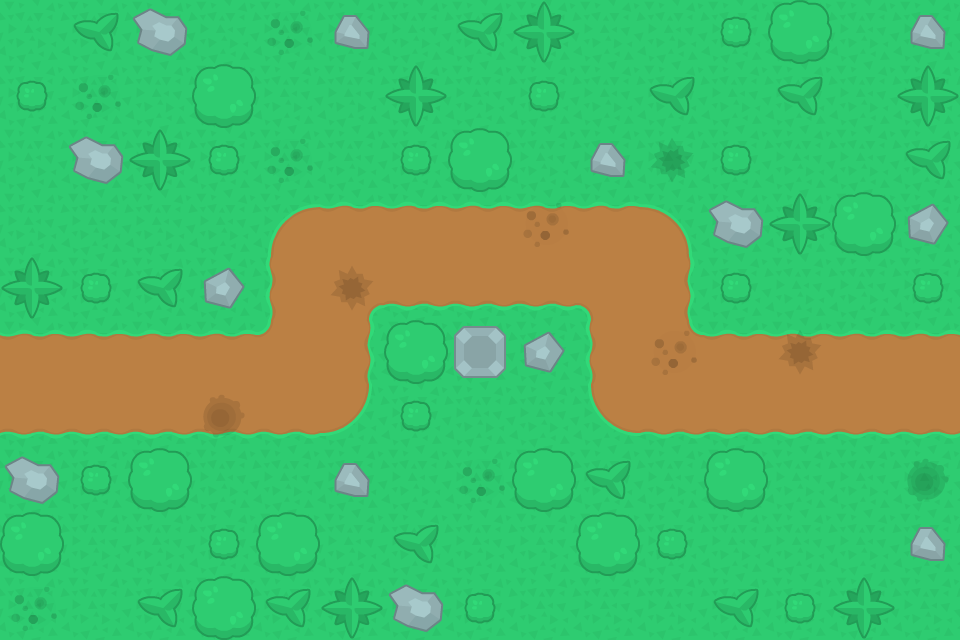

Rendered tile map (Tiled .tmx) drawn with the repository's tilesets; below, a short description and the full map source, tile grids included:
An orthogonal 15x10 tile map with 64x64 px tiles, 3 tile layers (Tiles, Locations, Decorations), 2 tilesets and 1 object (Waypoints).

<map version="1.10" tiledversion="1.10.2" orientation="orthogonal" renderorder="right-down" width="15" height="10" tilewidth="64" tileheight="64" infinite="0" nextlayerid="5" nextobjectid="4">
 <tileset firstgid="1" source="Tilesets/Tiles.tsx" />
 <tileset firstgid="15" source="Tilesets/Decorations.tsx" />
 <layer id="1" name="Tiles" width="15" height="10" locked="1">
  <data encoding="csv">
2,2,2,2,2,2,2,2,2,2,2,2,2,2,2,
2,2,2,2,2,2,2,2,2,2,2,2,2,2,2,
2,2,2,2,2,2,2,2,2,2,2,2,2,2,2,
2,2,2,2,7,3,3,3,3,3,8,2,2,2,2,
2,2,2,2,5,11,4,4,4,12,6,2,2,2,2,
3,3,3,3,14,6,2,2,2,5,13,3,3,3,3,
4,4,4,4,4,10,2,2,2,9,4,4,4,4,4,
2,2,2,2,2,2,2,2,2,2,2,2,2,2,2,
2,2,2,2,2,2,2,2,2,2,2,2,2,2,2,
2,2,2,2,2,2,2,2,2,2,2,2,2,2,2
</data>
 </layer>
 <layer id="3" name="Locations" width="15" height="10" locked="1">
  <data encoding="csv">
0,0,0,0,0,0,0,0,0,0,0,0,0,0,0,
0,0,0,0,0,0,0,0,0,0,0,0,0,0,0,
0,0,0,0,0,0,0,0,0,0,0,0,0,0,0,
0,0,0,0,0,0,0,0,0,0,0,0,0,0,0,
0,0,0,0,0,0,0,0,0,0,0,0,0,0,0,
0,0,0,0,0,0,0,1,0,0,0,0,0,0,0,
0,0,0,0,0,0,0,0,0,0,0,0,0,0,0,
0,0,0,0,0,0,0,0,0,0,0,0,0,0,0,
0,0,0,0,0,0,0,0,0,0,0,0,0,0,0,
0,0,0,0,0,0,0,0,0,0,0,0,0,0,0
</data>
 </layer>
 <layer id="4" name="Decorations" width="15" height="10" locked="1">
  <data encoding="csv">
0,18,19,0,24,21,0,18,17,0,0,16,15,0,21,
16,24,0,15,0,0,17,0,16,0,18,0,18,0,17,
0,19,17,16,24,0,16,15,0,21,23,16,0,0,18,
0,0,0,0,0,0,0,0,24,0,0,19,17,15,20,
17,16,18,20,0,23,0,0,0,0,0,16,0,0,16,
0,0,0,0,0,0,15,0,20,0,24,0,23,0,0,
0,0,0,22,0,0,16,0,0,0,0,0,0,0,0,
19,16,15,0,0,21,0,24,15,18,0,15,0,0,22,
15,0,0,16,15,0,18,0,0,15,16,0,0,0,21,
24,0,18,15,18,17,19,16,0,0,0,18,16,17,0
</data>
 </layer>
 <objectgroup id="2" name="Waypoints" locked="1">
  <object id="3" name="Waypoints" x="0" y="384">
   <polyline points="0,0 320,0 320,-128 640,-128 640,0 960,0" />
  </object>
 </objectgroup>
</map>
